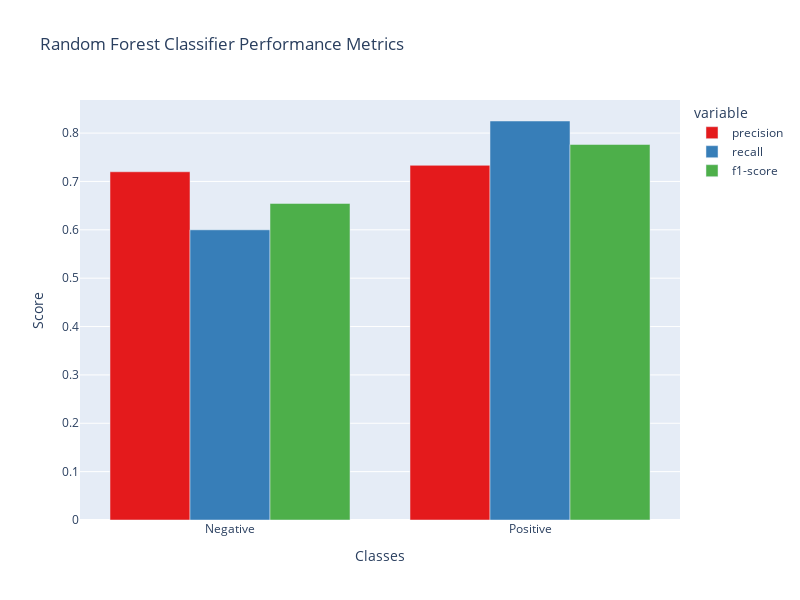
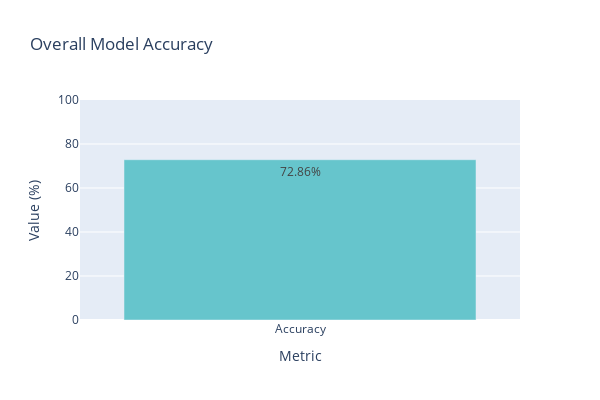

Notebook cell for these charts, in order:
### Code cell
# Fit the Decision Tree Classifier
from sklearn.tree import DecisionTreeClassifier

dec_clf = RandomForestClassifier(criterion='gini', random_state=3, max_depth=5)
dec_clf.fit(X_train, y_train)

# Make predictions
y_pred = dec_clf.predict(X_test)

# Calculate accuracy
accuracy = accuracy_score(y_test, y_pred) * 100

# Generate the classification report as a dictionary
report = classification_report(y_test, y_pred, output_dict=True)

# Prepare the data for visualization
metrics_df = pd.DataFrame(report).T.reset_index()  # Convert to DataFrame and reset index
metrics_df = metrics_df.rename(columns={'index': 'Class'})  # Rename the columns

# Filter out accuracy and support rows for bar chart visualization
metrics_to_plot = metrics_df[~metrics_df['Class'].isin(['accuracy', 'macro avg', 'weighted avg'])]

# Plot bar chart for precision, recall, and F1-score
fig = px.bar(
    metrics_to_plot,
    x="Class",
    y=["precision", "recall", "f1-score"],
    barmode="group",
    title="Random Forest Classifier Performance Metrics",
    labels={"value": "Score", "Class": "Classes"},
    color_discrete_sequence=px.colors.qualitative.Set1
)
fig.update_layout(
    xaxis_title="Classes",
    yaxis_title="Score",
    height=600,
    width=800,
)
fig.show()

# Plot accuracy as a separate metric
fig_accuracy = px.bar(
    x=["Accuracy"],
    y=[accuracy],
    title="Overall Model Accuracy",
    text=[f"{accuracy:.2f}%"],
    labels={"x": "Metric", "y": "Value (%)"},
    color_discrete_sequence=px.colors.qualitative.Pastel
)
fig_accuracy.update_layout(
    height=400,
    width=600,
    yaxis=dict(range=[0, 100]),  # Ensure the range is 0-100%
)
fig_accuracy.show()

### Figure 1 — Plotly figure (JSON) as saved in the notebook; plotly's stock layout.template omitted (floating-point values rounded to 4 significant figures)
{"data": [{"alignmentgroup": "True", "hovertemplate": "variable=precision<br>Classes=%{x}<br>Score=%{y}<extra></extra>", "legendgroup": "precision", "marker": {"color": "rgb(228,26,28)", "pattern": {"shape": ""}}, "name": "precision", "offsetgroup": "precision", "orientation": "v", "showlegend": true, "textposition": "auto", "type": "bar", "x": ["Negative", "Positive"], "xaxis": "x", "y": [0.72, 0.7333], "yaxis": "y"}, {"alignmentgroup": "True", "hovertemplate": "variable=recall<br>Classes=%{x}<br>Score=%{y}<extra></extra>", "legendgroup": "recall", "marker": {"color": "rgb(55,126,184)", "pattern": {"shape": ""}}, "name": "recall", "offsetgroup": "recall", "orientation": "v", "showlegend": true, "textposition": "auto", "type": "bar", "x": ["Negative", "Positive"], "xaxis": "x", "y": [0.6, 0.825], "yaxis": "y"}, {"alignmentgroup": "True", "hovertemplate": "variable=f1-score<br>Classes=%{x}<br>Score=%{y}<extra></extra>", "legendgroup": "f1-score", "marker": {"color": "rgb(77,175,74)", "pattern": {"shape": ""}}, "name": "f1-score", "offsetgroup": "f1-score", "orientation": "v", "showlegend": true, "textposition": "auto", "type": "bar", "x": ["Negative", "Positive"], "xaxis": "x", "y": [0.6545, 0.7765], "yaxis": "y"}], "layout": {"barmode": "group", "height": 600, "legend": {"title": {"text": "variable"}, "tracegroupgap": 0}, "title": {"text": "Random Forest Classifier Performance Metrics"}, "width": 800, "xaxis": {"anchor": "y", "autorange": true, "domain": [0, 1], "range": [-0.5, 1.5], "title": {"text": "Classes"}, "type": "category"}, "yaxis": {"anchor": "x", "autorange": true, "domain": [0, 1], "range": [0, 0.8684], "title": {"text": "Score"}, "type": "linear"}}}

### Figure 2 — Plotly figure (JSON) as saved in the notebook; plotly's stock layout.template omitted (floating-point values rounded to 4 significant figures)
{"data": [{"alignmentgroup": "True", "hovertemplate": "Metric=%{x}<br>Value (%)=%{y}<br>text=%{text}<extra></extra>", "legendgroup": "", "marker": {"color": "rgb(102, 197, 204)", "pattern": {"shape": ""}}, "name": "", "offsetgroup": "", "orientation": "v", "showlegend": false, "text": ["72.86%"], "textposition": "auto", "type": "bar", "x": ["Accuracy"], "xaxis": "x", "y": [72.86], "yaxis": "y"}], "layout": {"barmode": "relative", "height": 400, "legend": {"tracegroupgap": 0}, "title": {"text": "Overall Model Accuracy"}, "width": 600, "xaxis": {"anchor": "y", "autorange": true, "domain": [0, 1], "range": [-0.5, 0.5], "title": {"text": "Metric"}, "type": "category"}, "yaxis": {"anchor": "x", "domain": [0, 1], "range": [0, 100], "title": {"text": "Value (%)"}, "type": "linear"}}}
